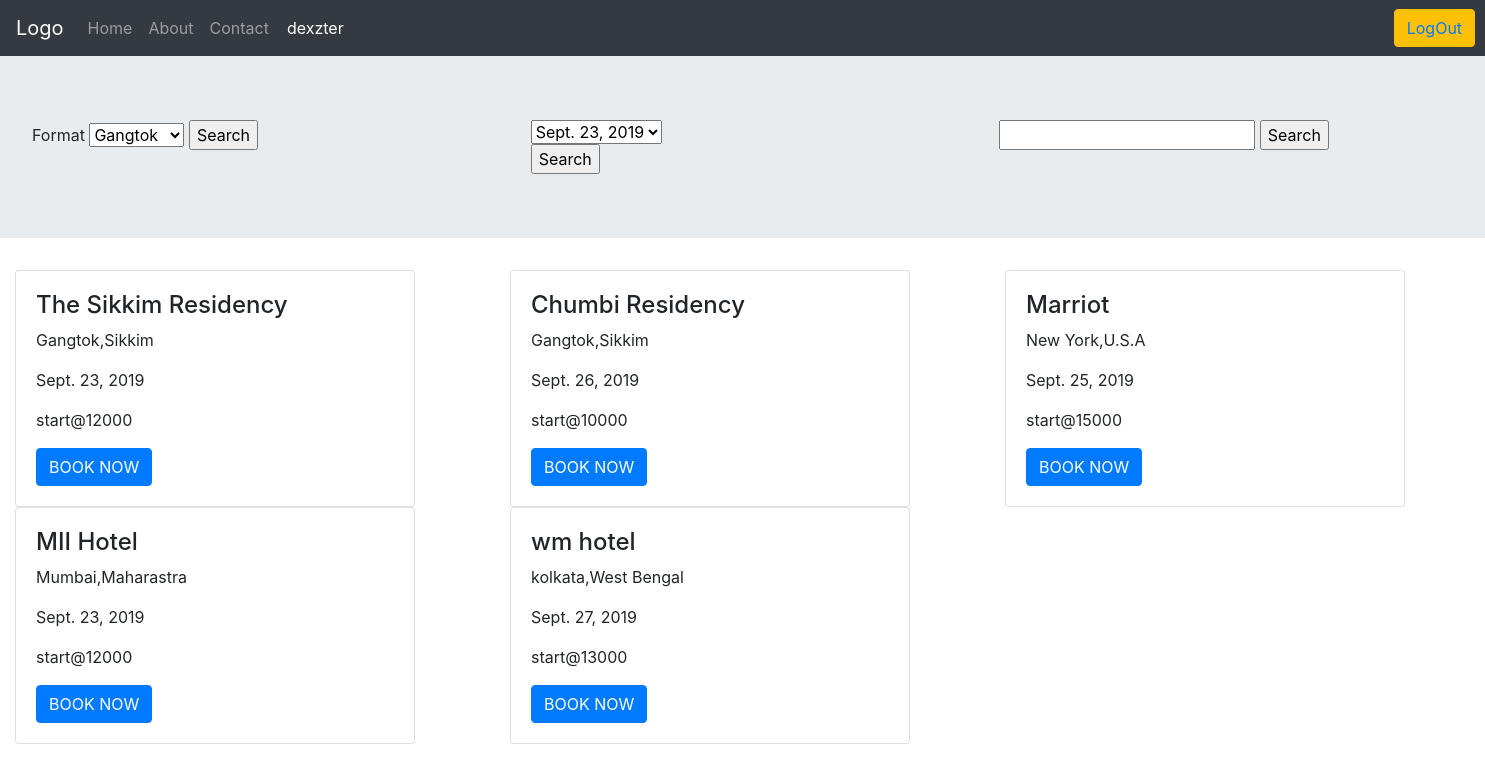
The app's page / (signed in) with its own data.
### hotels/models.py (models this page shows, shortened)
class Hotels(models.Model):
    city = models.CharField(max_length=100)
    state = models.CharField(max_length=100)
    image = models.ImageField(upload_to='hotels')
    available_date = models.DateField()
    Hotel_name = models.CharField(max_length=100)
    price = models.IntegerField()
    discount = models.BooleanField(default=False)

### hotels/views.py (the view)
# urls.py: path('',views.index,name='base'),
def index(request):
    hotel = Hotels.objects.all()
    return render(request,"hotels/base.html", {'hotel': hotel})

### templates/hotels/base.html (shortened to what this page needs)
<!DOCTYPE html>
{% load staticfiles %}
<html lang="en">
<head>
    <link rel="stylesheet" href="https://maxcdn.bootstrapcdn.com/bootstrap/4.3.1/css/bootstrap.min.css">
	<link rel="stylesheet" href="{% static hotels.css %}"/>
	<link rel="stylesheet" href="https://ajax.googleapis.com/ajax/libs/jqueryui/1.12.1/themes/smoothness/jquery-ui.css">
	<link rel="stylesheet" href="https://cdnjs.cloudflare.com/ajax/libs/chosen/1.8.7/chosen.min.css">
</head>
<body>
<div class="navbar-fluid">
	<nav class="navbar navbar-expand-sm bg-dark navbar-dark">
  	<a class="navbar-brand" href="{% url 'base' %}">Logo</a>
  	<ul class="navbar-nav">
    <li class="nav-item">
      <a class="nav-link" href="{% url 'base' %}">Home</a>
    </li>
    <li class="nav-item">
      <a class="nav-link" href="#">About</a>
    </li>
	<li class="nav-item">
      <a class="nav-link" href="#">Contact</a>
    </li>
  	</ul>
	{% if user.is_authenticated %}
		<a style="margin-left:10px;color:white;">{{ user.username }}</a>
		<button class="btn btn-warning navbar-btn navbar-right" style="margin-left: 1050px;"><a href="{% url 'accounts:logout' %}">LogOut</a></button>
	{% else %}
		<button class="btn btn-warning navbar-btn navbar-right" style="margin-left: 1050px;"><a href="{% url 'accounts:register' %}">Register</a></button>
		<button class="btn btn-primary navbar-btn navbar-right" style="margin-left: 9px;"><a href="{% url 'accounts:login' %}">LogIn</a></button>
	{% endif %}
	</nav>
</div>
{% if user.is_authenticated %}
<div class="row jumbotron">
	<div class="col-md-4">
		<form action="{% url 'base' %}" method="get">{% csrf_token %}
			<label for="search">Format</label>
			<select class="chosen" name="search">
				{% for hot in hotel %}
       		 <option type="text">{{ hot.city }}</option>
				{% endfor %}
			</select>
		<input type="submit" name="search" value="Search"/>
		</form>
	</div>
	<div class="col-md-4">
		<div class="col-md-4">
		<form action="filter" method="get">{% csrf_token %}
			<select class="chosen">
				{% for hot in hotel %}
       		 <option type="text">{{ hot.available_date }}</option>
				{% endfor %}
			</select>
		<input type="submit" value="Search"/>
		</form>
		</div>
	</div>
	<div class="col-md-4">
		<input type="text">
		<input type="submit" value="Search">
	</div>
</div>
{% endif %}
<div class="container-fluid">
	<div class="row">
	{% for hot in hotel %}
		<div class="col-md-4">
			<div class="card" style="width:400px">
				<div class="card-body">
    				<h4 class="hotelName">{{ hot.Hotel_name }}</h4>
					<p class="location">{{ hot.city }},{{ hot.state }}</p>
                    <P class="AvailableDate">{{ hot.available_date }}</P>
                    <p class="price">start@{{ hot.price }}</p>
					<a href="#" class="btn btn-primary">BOOK NOW</a>
  				</div>
			</div>
		</div>
	{% endfor %}
	</div>
</div>
</body>
</html>

### records on screen
Hotels: Hotel_name "The Sikkim Residency", city "Gangtok", state "Sikkim", available_date "Sept. 23, 2019", price "12000"
Hotels: Hotel_name "Chumbi Residency", city "Gangtok", state "Sikkim", available_date "Sept. 26, 2019", price "10000"
Hotels: Hotel_name "Marriot", city "New York", state "U.S.A", available_date "Sept. 25, 2019", price "15000"
Hotels: Hotel_name "MII Hotel", city "Mumbai", state "Maharastra", available_date "Sept. 23, 2019", price "12000"
Hotels: Hotel_name "wm hotel", city "kolkata", state "West Bengal", available_date "Sept. 27, 2019", price "13000"

### other values on screen
{{ user.username }} "dexzter"
form field search "Gangtok"
form field value "Sept. 23, 2019"
